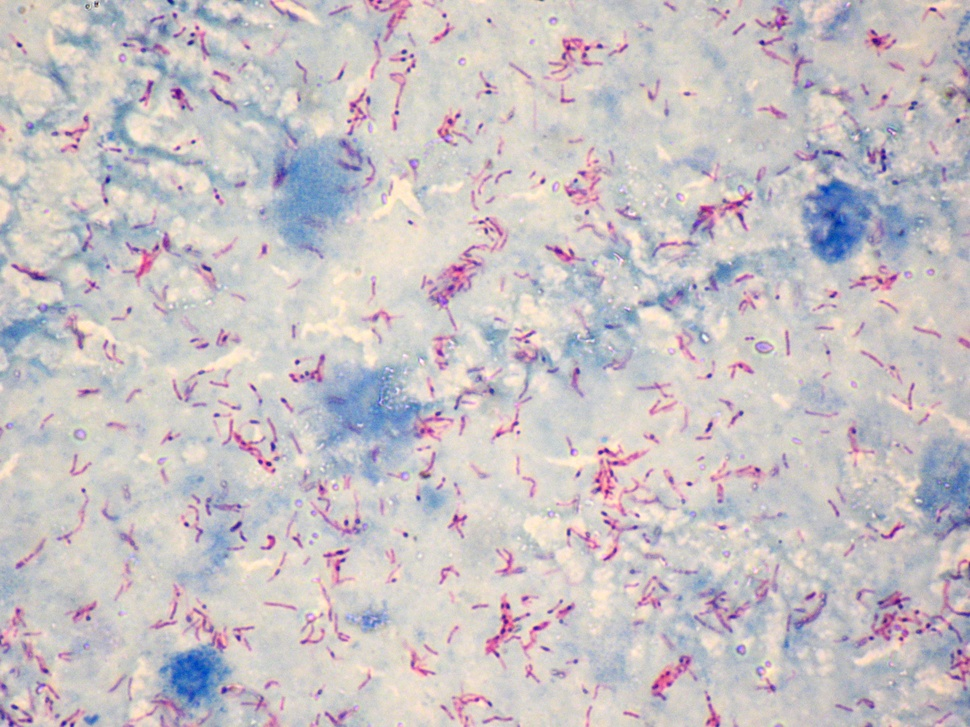
#> input picture datasets/test/Tb_UFAM_CFAAD1_1.JPG, 970 x 727 px, shrunk from 2816 x 2112 before the run
$ python -i utils.py   (imports and definitions only)
#> lines starting #> are read from the running program, lines starting #| are printed output that depends on the picture; after the words box and inside, x2 and y2 are one past the last pixel; in counts of white or black regions, pixels touching at a corner belong together
#> further down, picture is the input picture: shape (727, 970, 3); mean B, G, R 197, 193.6, 200
import cv2
import csv
import logging

DATA_SET_DIR = "/home/mohit/Classification-of-Mycobaterial-tuberculosis/datasets/"

DATA_SET_TRAIN = DATA_SET_DIR + "train/"

DATA_SET_TRAIN_POSITIVE = DATA_SET_TRAIN + "batch_positive/"
DATA_SET_TRAIN_NEGATIVE = DATA_SET_TRAIN + "batch_negative/"

DATA_SET_TRAIN_POSITIVE_ = DATA_SET_TRAIN + "positive/"
DATA_SET_TRAIN_NEGATIVE_ = DATA_SET_TRAIN + "negative/"

PIXEL_CLASSIFIER_TEST_INPUT = DATA_SET_DIR + "test/"

TEST_FILE_1 = "test1.png"
LARGE_TEST_FILE = "test2.png"

INF_COMPACTNESS_VALUE = 10.0

FEATURES_LOCATION = "/home/mohit/Classification-of-Mycobaterial-tuberculosis/features.csv"
FEATURES_ORDER = ["compactness", "eccentricity", "nu11", "nu12", "nu21", "nu02", "nu20", "nu03", "nu30"]


# [13 lines left out: function save_features_in_csv, not called in this run]


def get_largest_contour(image):
    image_gray = cv2.cvtColor(image, cv2.COLOR_BGR2GRAY)
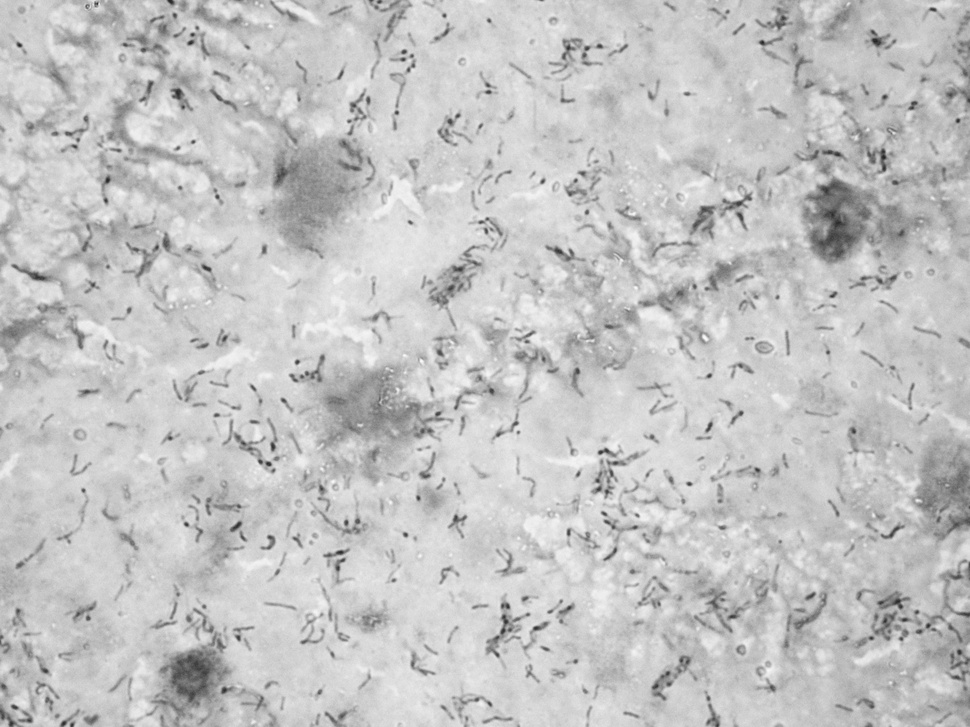
#> image_gray: shape (727, 970); min 33, max 251, mean 195.9
    ret, thresh = cv2.threshold(image_gray, 150, 255, 0)
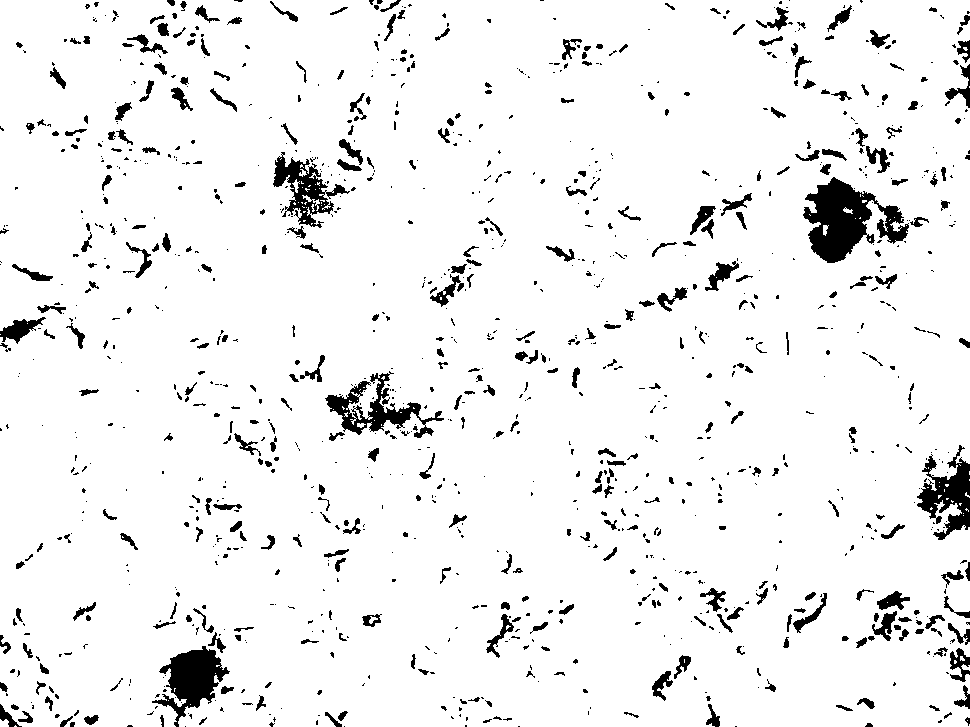
#> thresh: shape (727, 970); 93.8% white; 1160 black regions (774 under 20 px)
    contours, hierarchy = cv2.findContours(thresh, cv2.RETR_TREE, cv2.CHAIN_APPROX_SIMPLE)
#> contours = 1439 contours, 950 with area under 20; largest, box (x1, y1, x2, y2) and area: (0, 0, 970, 727) 694655, (802, 176, 910, 264) 4841, (324, 372, 445, 436) 2536, (272, 154, 335, 229) 2306, (704, 261, 740, 292) 434
    max_area = 0
    max_index = 0
    for contour_index in range(len(contours)):
        contour_area = cv2.contourArea(contours[contour_index])
        if contour_area > max_area and len(contours) >= 5:
            max_area = contour_area
            max_index = contour_index
#> this loop made 1439 passes
#> (contour_area, max_area) on passes 3, 36: (46, 46), (694655, 694655)
#> contour_area on passes 9, 40, 41, 44, 45, 48: 25, 29, 24.5, 33, 27, 112.5
#> after the loop, max_area = 694655; max_index = 35
    if len(contours) > 0:
        return contours[max_index]
    else:
        return None


def get_contour_area(contour):
    return cv2.contourArea(contour=contour)


def get_contour_arch_length(contour):
    return cv2.arcLength(contour, closed=True)


# [30 lines left out: functions get_eccentricity, get_contour_moments, get_features_labels_from_csv, not called in this run]

>>> import cv2
>>> picture = cv2.imread('../datasets/test/Tb_UFAM_CFAAD1_1.JPG')
>>> result = get_largest_contour(picture)
#> result = contour of 1348 points, box (x1, y1, x2, y2) (0, 0, 970, 727), area 694655

$ run again, on datasets/test/Tb_UFAM_CFAAD1_8.JPG
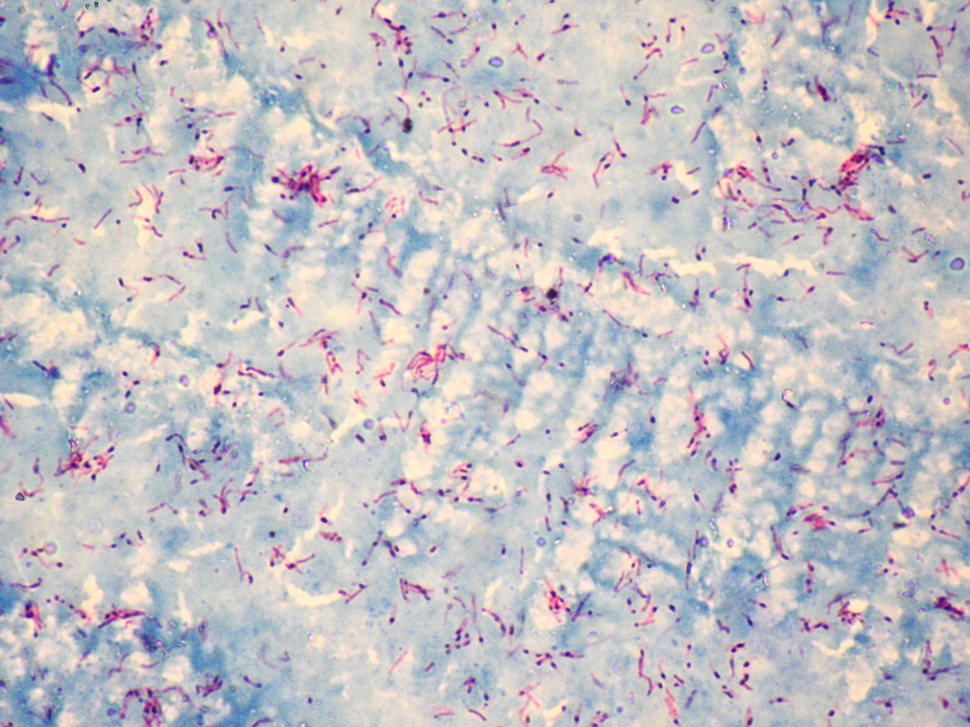
#> input picture datasets/test/Tb_UFAM_CFAAD1_8.JPG, 970 x 727 px, shrunk from 2816 x 2112 before the run
#> picture is the input picture: shape (727, 970, 3); mean B, G, R 197.2, 192.6, 195.9
#> in get_largest_contour, `image_gray = cv2.cvtColor(image, cv2.COLOR_BGR2GRAY)`:
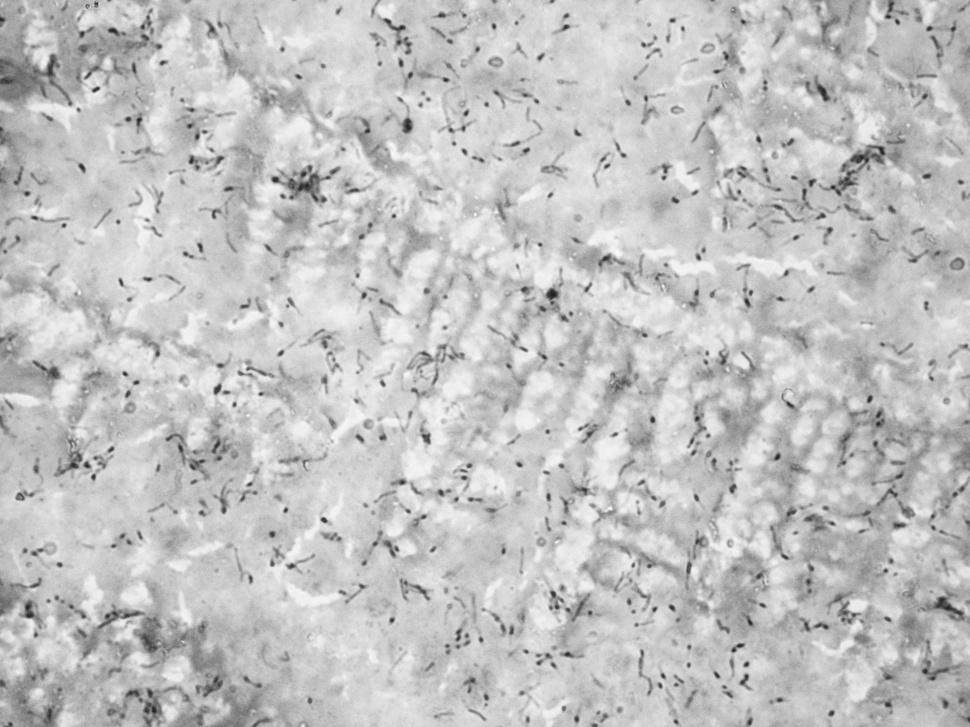
#> image_gray: shape (727, 970); min 29, max 252, mean 194.1
#> in get_largest_contour, `ret, thresh = cv2.threshold(image_gray, 150, 255, 0)`:
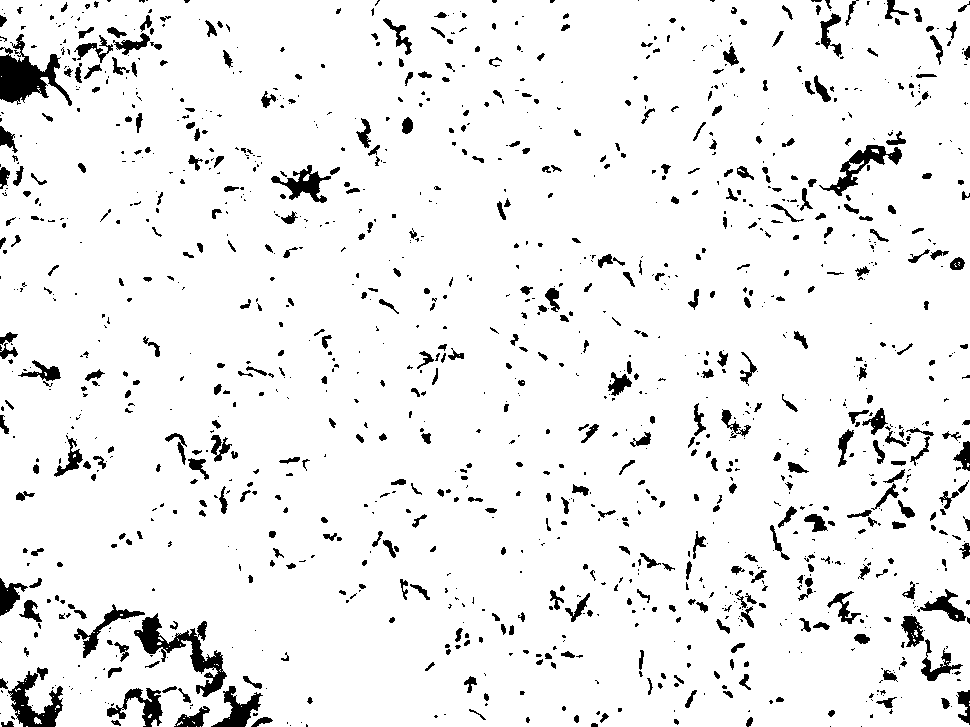
#> thresh: shape (727, 970); 93.4% white; 1325 black regions (813 under 20 px)
#> contours = 1578 contours, 949 with area under 20; largest, box (x1, y1, x2, y2) and area: (0, 0, 970, 727) 694472, (133, 612, 228, 698) 2234, (818, 144, 903, 197) 1294, (270, 164, 332, 204) 978, (73, 603, 146, 659) 822
#> the loop in get_largest_contour, `for contour_index in range(len(contours)):` made 1578 passes
#> (contour_area, max_area) on passes 9, 37: (26, 26), (694472.5, 694472.5)
#> after the loop in get_largest_contour, `for contour_index in range(len(contours)):`: max_area = 694472.5; max_index = 36
#> result = contour of 1459 points, box (x1, y1, x2, y2) (0, 0, 970, 727), area 694472

$ run again, on datasets/test/Tb_UFAM_CFAAD2_1.JPG
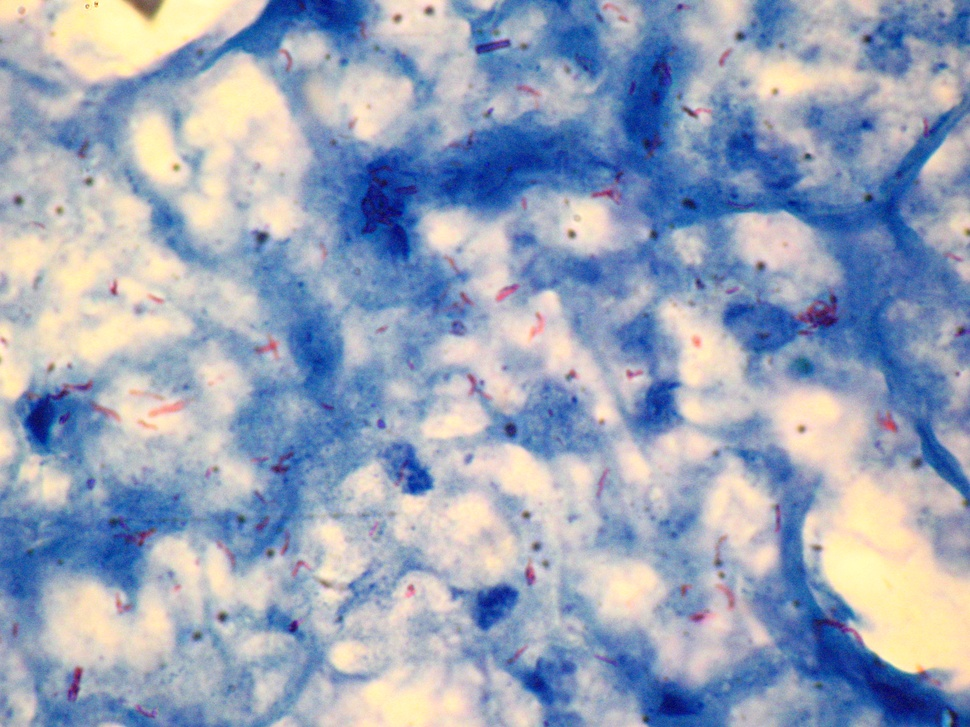
#> input picture datasets/test/Tb_UFAM_CFAAD2_1.JPG, 970 x 727 px, shrunk from 2816 x 2112 before the run
#> picture is the input picture: shape (727, 970, 3); mean B, G, R 185.9, 164.1, 152.6
#> in get_largest_contour, `image_gray = cv2.cvtColor(image, cv2.COLOR_BGR2GRAY)`:
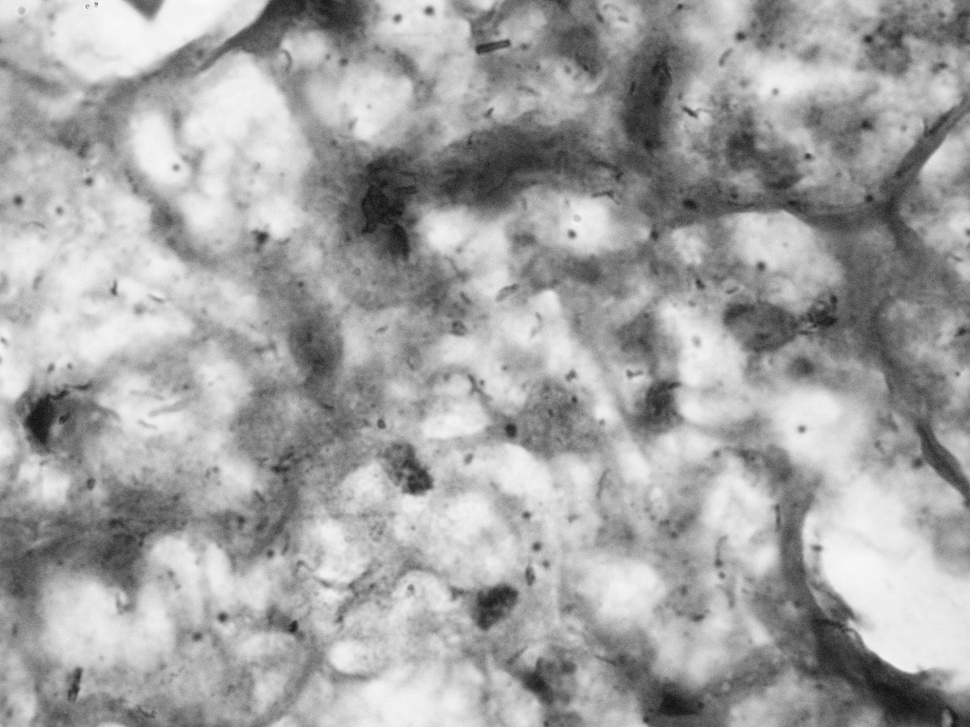
#> image_gray: shape (727, 970); min 14, max 249, mean 163.1
#> in get_largest_contour, `ret, thresh = cv2.threshold(image_gray, 150, 255, 0)`:
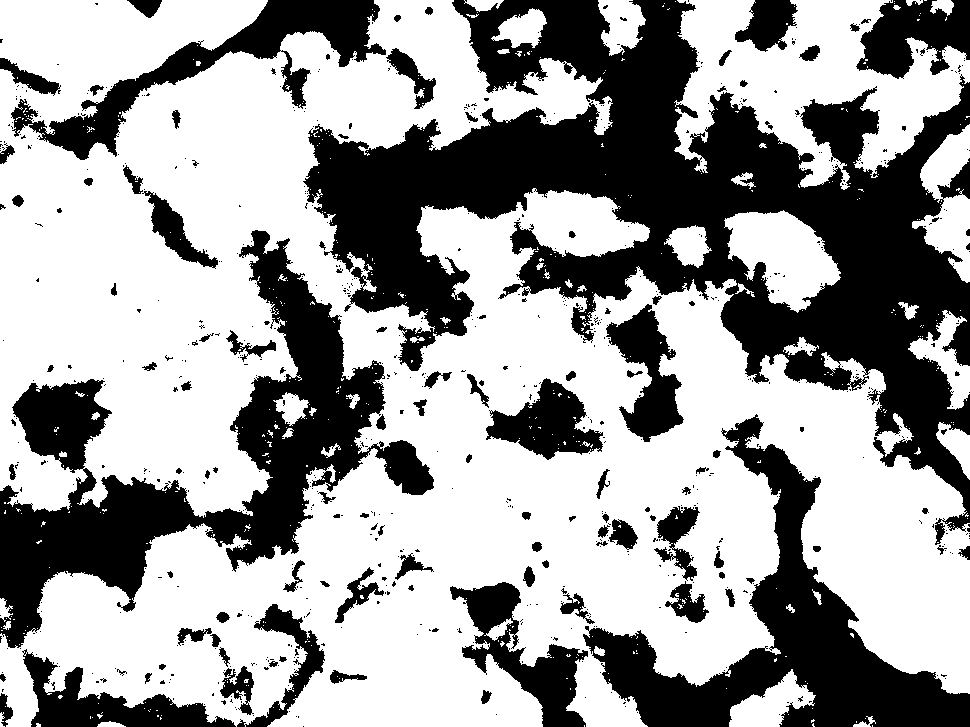
#> thresh: shape (727, 970); 62% white; 751 black regions (637 under 20 px)
#> contours = 1754 contours, 1573 with area under 20; largest, box (x1, y1, x2, y2) and area: (0, 0, 970, 727) 408327, (674, 0, 970, 190) 27476, (724, 210, 841, 313) 6812, (11, 378, 113, 474) 5876, (605, 303, 685, 443) 5228
#> the loop in get_largest_contour, `for contour_index in range(len(contours)):` made 1754 passes
#> (contour_area, max_area) on passes 6, 42, 366, 533, 654: (86.5, 86.5), (2354.5, 2354.5), (6811.5, 6811.5), (27476, 27476), (408327, 408327)
#> after the loop in get_largest_contour, `for contour_index in range(len(contours)):`: max_area = 408327; max_index = 653
#> result = contour of 8421 points, box (x1, y1, x2, y2) (0, 0, 970, 727), area 408327

$ run again, on datasets/test/Tb_UFAM_CFAAD3_1.JPG
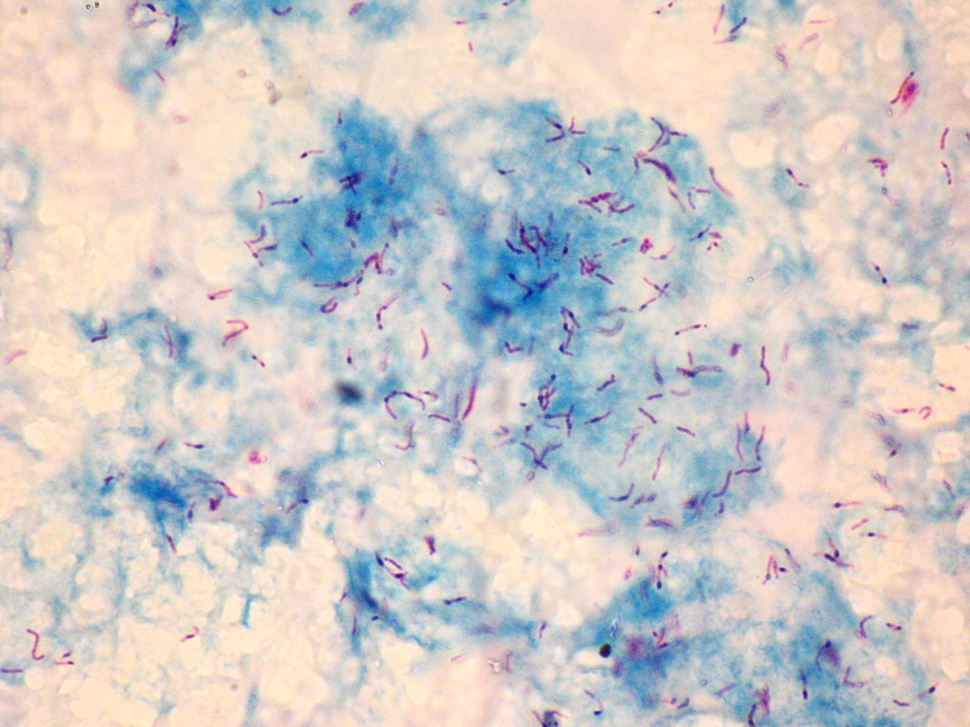
#> input picture datasets/test/Tb_UFAM_CFAAD3_1.JPG, 970 x 727 px, shrunk from 2816 x 2112 before the run
#> picture is the input picture: shape (727, 970, 3); mean B, G, R 200.4, 202.1, 205.6
#> in get_largest_contour, `image_gray = cv2.cvtColor(image, cv2.COLOR_BGR2GRAY)`:
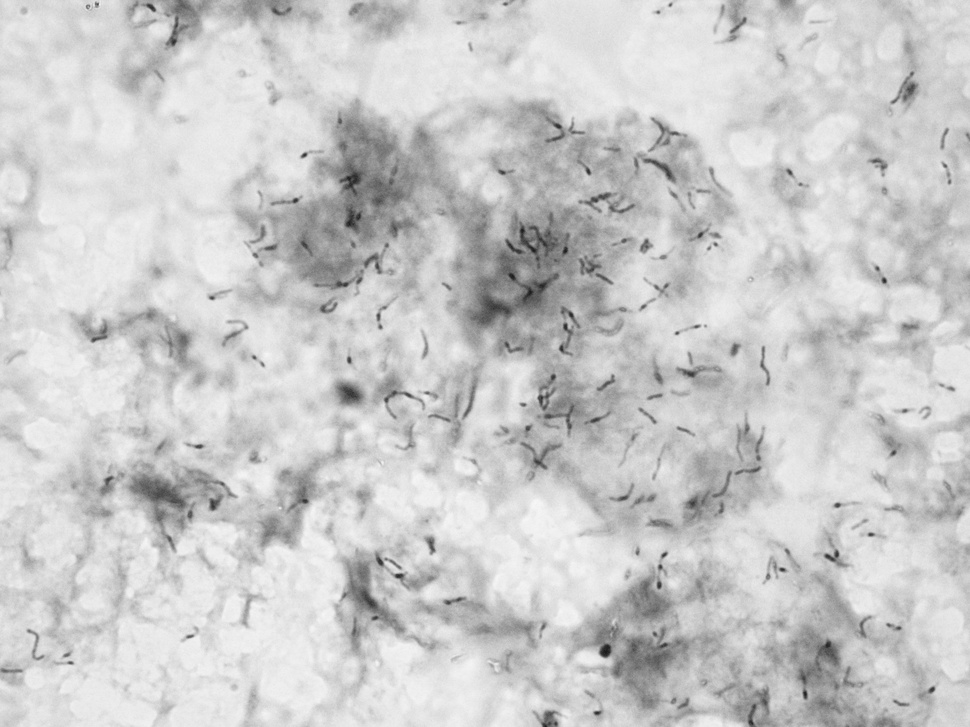
#> image_gray: shape (727, 970); min 26, max 247, mean 202.9
#> in get_largest_contour, `ret, thresh = cv2.threshold(image_gray, 150, 255, 0)`:
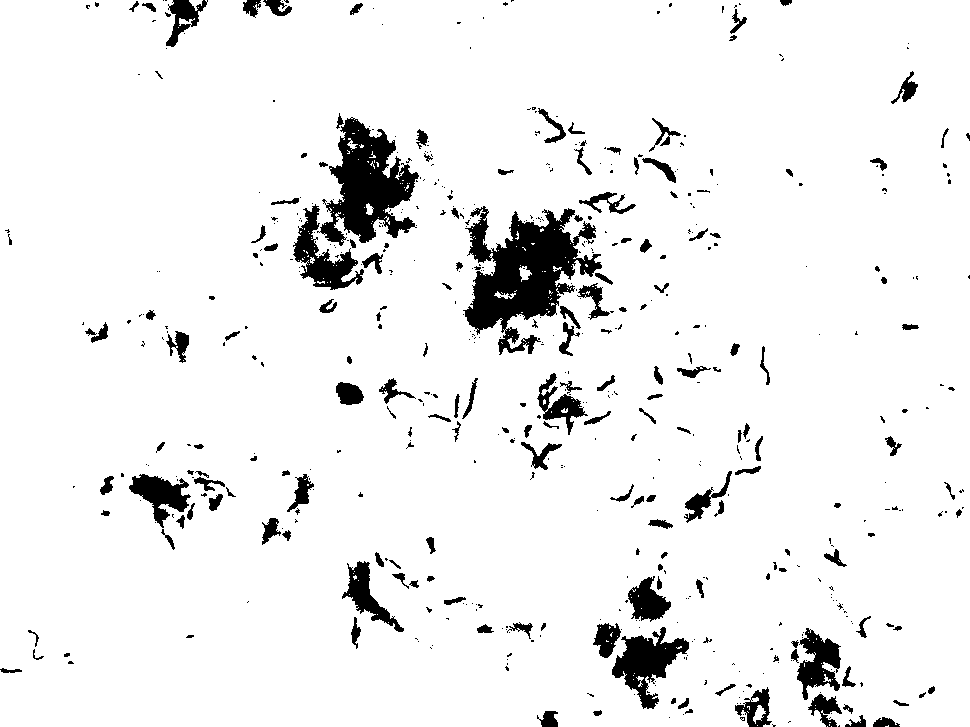
#> thresh: shape (727, 970); 93.4% white; 575 black regions (392 under 20 px)
#> contours = 924 contours, 707 with area under 20; largest, box (x1, y1, x2, y2) and area: (0, 0, 970, 727) 699818, (462, 205, 603, 336) 9896, (319, 117, 420, 247) 7168, (611, 626, 690, 710) 2963, (292, 203, 365, 291) 2494
#> the loop in get_largest_contour, `for contour_index in range(len(contours)):` made 924 passes
#> (contour_area, max_area) on passes 12, 18: (96.5, 96.5), (699817.5, 699817.5)
#> after the loop in get_largest_contour, `for contour_index in range(len(contours)):`: max_area = 699817.5; max_index = 17
#> result = contour of 624 points, box (x1, y1, x2, y2) (0, 0, 970, 727), area 699818
